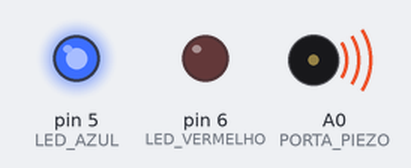
This sketch was run on a simulated Arduino Uno, built with avr-gcc and run on an emulated ATmega328P. Parts: output pins drawn as LEDs (lit = HIGH), buzzer (waves = sounding).

Above: at 0.12 s.
At 2.37 s:
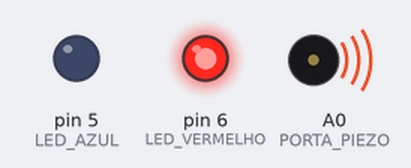
Timing chart, 0 to 3.0 s (numbered marks = the images above):
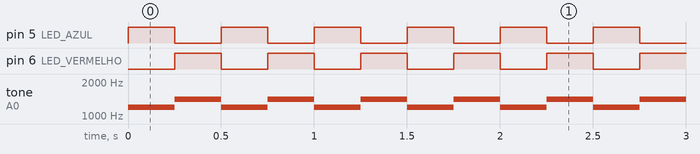

Measured:
- by itself, pin 5 (LED_AZUL), pin 6 (LED_VERMELHO): alternates HIGH for 0.25 s and LOW for 0.25 s
- by itself, tone on A0 (PORTA_PIEZO): alternates 1400 Hz for 0.25 s and 1200 Hz for 0.25 s

The sketch:

giroflex.ino
```cpp
const int LED_VERMELHO = 6;
const int LED_AZUL = 5;
const int PORTA_PIEZO = A0;

void setup() {
  pinMode(LED_VERMELHO, OUTPUT);
  pinMode(LED_AZUL, OUTPUT);
  pinMode(PORTA_PIEZO, OUTPUT);
}

void loop() {
  azul();
  delay(250);
  vermelho();
  delay(250);
}

void azul() {
  digitalWrite(LED_VERMELHO, LOW);
  digitalWrite(LED_AZUL, HIGH);
  tone(PORTA_PIEZO, 1200);
}

void vermelho() {
  digitalWrite(LED_AZUL, LOW);
  digitalWrite(LED_VERMELHO, HIGH);
  tone(PORTA_PIEZO, 1400);
}
```
